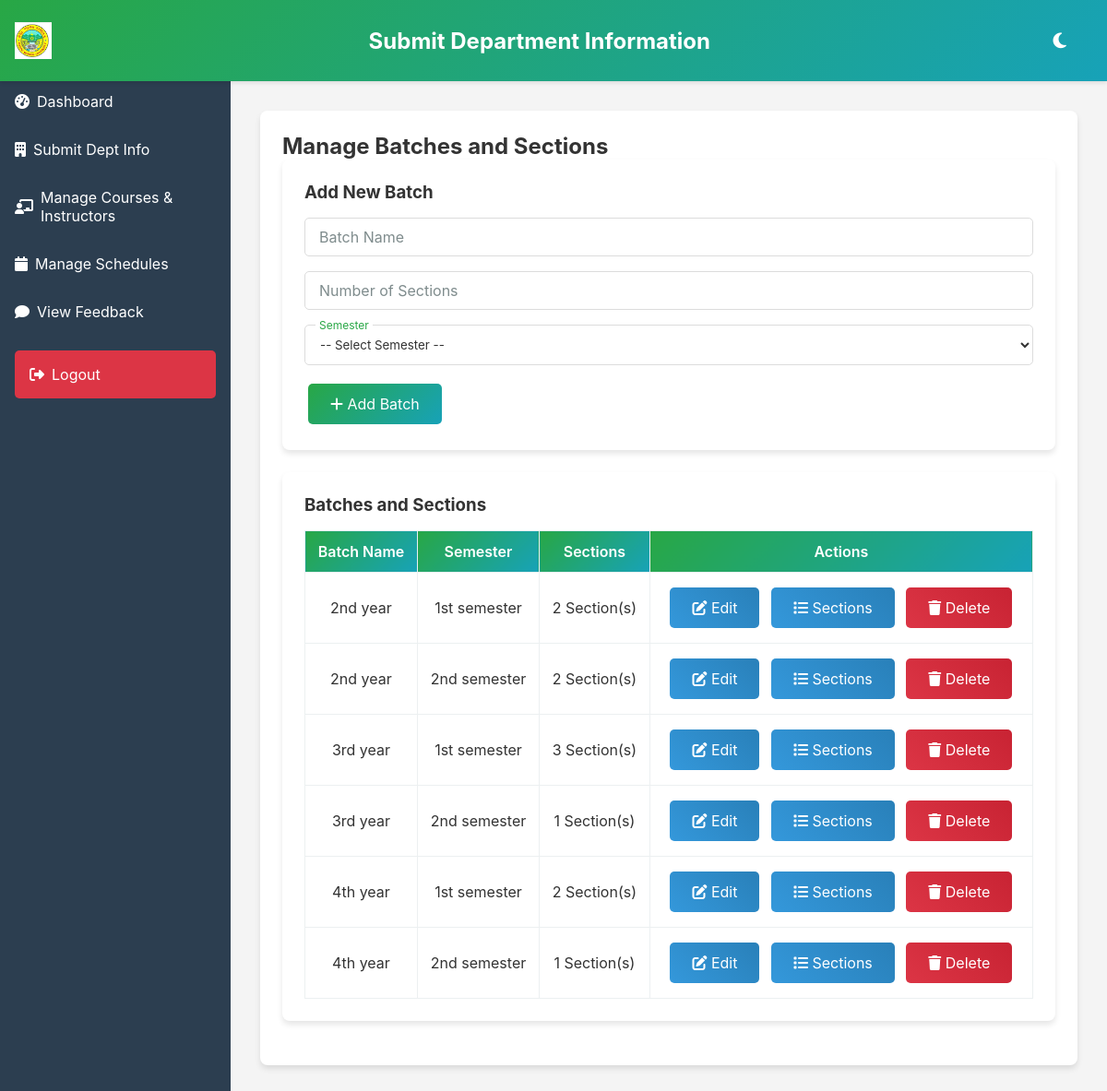
The app's page /submit_dept_info.php (signed in) with its own data.
### tables this page shows
CREATE TABLE `batches` (
  `id` int(11) NOT NULL,
  `dept_id` int(11) DEFAULT NULL,
  `batch_name` varchar(50) NOT NULL,
  `num_sections` int(11) NOT NULL,
  `academic_date_id` int(11) NOT NULL,
  `semester_id` int(11) DEFAULT NULL
);

CREATE TABLE `semesters` (
  `semester_id` int(11) NOT NULL,
  `semester_name` varchar(50) NOT NULL,
  `created_at` timestamp NOT NULL DEFAULT current_timestamp()
);

### submit_dept_info.php (the view, shortened to what this page needs)
<?php
include 'database/db_connection.php';
$user_id = $conn->real_escape_string($_SESSION["user_id"]);
$dept_query = "SELECT dept_id FROM departments WHERE head_id = '$user_id'";
$dept_result = $conn->query($dept_query);
$department = $dept_result->fetch_assoc()['dept_id'];
$batches_query = "SELECT b.*, s.semester_name
                  FROM batches b
                  LEFT JOIN semesters s ON b.semester_id = s.semester_id
                  WHERE b.dept_id='$department'
                  ORDER BY b.batch_name, s.semester_name";
$batches_result = $conn->query($batches_query);
$batches = $batches_result ? $batches_result->fetch_all(MYSQLI_ASSOC) : [];
$sections = [];
foreach ($batches as $batch) {
    $section_result = $conn->query("SELECT * FROM sections WHERE batch_id='{$batch['id']}' ORDER BY id");
    $sections[$batch['id']] = $section_result ? $section_result->fetch_all(MYSQLI_ASSOC) : [];
}
?>
<!DOCTYPE html>
<html lang="en">
<head>
    <link rel="stylesheet" href="https://cdnjs.cloudflare.com/ajax/libs/font-awesome/6.4.0/css/all.min.css">
</head>
<body>
    <header class="header">
        <img src="image/markoslogo.jpg" alt="Markos University Logo" class="logo" onerror="this.src='https://via.placeholder.com/40';">
        <h1>Submit Department Information</h1>
        <button class="theme-toggle" aria-label="Toggle theme" onclick="toggleTheme()">
            <i class="fas fa-moon"></i>
        </button>
    </header>
    <nav class="sidebar" id="sidebar">
        <a href="dept_head_dashboard.php"><i class="fas fa-tachometer-alt"></i> Dashboard</a>
        <a href="submit_dept_info.php"><i class="fas fa-building"></i> Submit Dept Info</a>
        <a href="submit_course_instructor.php"><i class="fas fa-chalkboard-teacher"></i> Manage Courses & Instructors</a>
        <a href="manage_schedule.php"><i class="fas fa-calendar"></i> Manage Schedules</a>
        <a href="manage_feedback.php"><i class="fas fa-comment"></i> View Feedback</a>
        <a href="logout.php" class="logout"><i class="fas fa-sign-out-alt"></i> Logout</a>
    </nav>
    <main class="main-content" id="main-content">
        <div class="card">
            <h2>Manage Batches and Sections</h2>
            <div class="card">
                <h3>Add New Batch</h3>
                <form method="post">
                    <div class="form-group">
                        <input type="text" name="batch_name" id="batch_name" placeholder=" " required>
                        <label for="batch_name">Batch Name</label>
                    </div>
                    <div class="form-group">
                        <input type="number" name="num_sections" id="num_sections" min="1" placeholder=" " required>
                        <label for="num_sections">Number of Sections</label>
                    </div>
                    <div class="form-group">
                        <select name="semester_id" id="semester_id" required>
                            <option value="">-- Select Semester --</option>
                        </select>
                        <label for="semester_id">Semester</label>
                    </div>
                    <button type="submit" name="submit_batch" data-tooltip="Add Batch"><i class="fas fa-plus"></i> Add Batch</button>
                </form>
            </div>
            <div class="card table-container">
                <h3>Batches and Sections</h3>
                <?php if (!empty($batches)): ?>
                    <table>
                        <thead>
                            <tr>
                                <th>Batch Name</th>
                                <th>Semester</th>
                                <th>Sections</th>
                                <th>Actions</th>
                            </tr>
                        </thead>
                        <tbody>
                            <?php foreach ($batches as $batch): ?>
                                <tr>
                                    <td><?php echo htmlspecialchars($batch['batch_name']); ?></td>
                                    <td><?php echo htmlspecialchars($batch['semester_name'] ?: 'Not Assigned'); ?></td>
                                    <td><?php echo count($sections[$batch['id']] ?? []); ?> Section(s)</td>
                                    <td>
                                        <button class="edit-btn" data-tooltip="Edit Batch" onclick="openEditModal(
                                            <?php echo $batch['id']; ?>,
                                            '<?php echo htmlspecialchars($batch['batch_name']); ?>',
                                            <?php echo $batch['num_sections']; ?>,
                                            '<?php echo $batch['semester_id'] ?: ''; ?>'
                                        )"><i class="fas fa-edit"></i> Edit</button>
                                        <button class="edit-btn" data-tooltip="Edit Sections" onclick="openSectionsModal(
                                            <?php echo $batch['id']; ?>,
                                            '<?php echo htmlspecialchars(json_encode($sections[$batch['id']] ?? [])); ?>'
                                        )"><i class="fas fa-list"></i> Sections</button>
                                        <button class="delete-btn" data-tooltip="Delete Batch" onclick="openDeleteModal(<?php echo $batch['id']; ?>)">
                                            <i class="fas fa-trash"></i> Delete
                                        </button>
                                    </td>
                                </tr>
                            <?php endforeach; ?>
                        </tbody>
                    </table>
                <?php else: ?>
                    <p>No batches added yet.</p>
                <?php endif; ?>
            </div>
        </div>
    </main>
</body>
</html>

### submit_dept_info.php (style rules this page uses)
:root { --primary: #28a745; --secondary: #17a2b8; --background: #f4f4f4; --card-bg: #ffffff; --text: #333; --sidebar-bg: #2c3e50; --gradient: linear-gradient(135deg, #28a745, #17a2b8); --error: #dc3545; --warning: #f39c12; }
* { margin: 0; padding: 0; box-sizing: border-box; font-family: 'Inter', Arial, sans-serif; }
body { background: var(--background); color: var(--text); min-height: 100vh; transition: background 0.3s, color 0.3s; }
.header { background: var(--gradient); color: white; padding: 1rem; position: sticky; top: 0; z-index: 1000; display: flex; justify-content: space-between; align-items: center; box-shadow: 0 2px 4px rgba(0, 0, 0, 0.1); }
.header img.logo { height: 40px; }
.header h1 { font-size: 1.5rem; margin: 0; }
.sidebar { width: 250px; background: var(--sidebar-bg); color: white; position: fixed; top: 0; left: 0; height: 100%; transform: translateX(0); transition: transform 0.3s; padding-top: 4rem; }
.sidebar a { display: flex; align-items: center; padding: 1rem; color: white; text-decoration: none; transition: background 0.2s; }
.sidebar a i { margin-right: 0.5rem; }
.sidebar a.logout { background: var(--error); margin: 1rem; border-radius: 5px; }
.main-content { margin-left: 250px; padding: 2rem; transition: margin-left 0.3s; }
.card { background: var(--card-bg); border-radius: 8px; box-shadow: 0 4px 6px rgba(0, 0, 0, 0.1); padding: 1.5rem; margin-bottom: 1.5rem; transition: transform 0.2s; }
.form-group { position: relative; margin: 1rem 0; }
input, select { width: 100%; padding: 0.75rem; border: 1px solid #dcdcdc; border-radius: 5px; background: var(--card-bg); color: var(--text); transition: border-color 0.3s, box-shadow 0.3s; }
label { position: absolute; top: 50%; left: 0.75rem; transform: translateY(-50%); color: #7f8c8d; transition: all 0.3s ease; pointer-events: none; background: var(--card-bg); padding: 0 0.25rem; }
input:focus + label, input:not(:placeholder-shown) + label, select:focus + label, select:not([value=""]) + label { top: 0; font-size: 0.75rem; color: var(--primary); }
button { background: var(--gradient); color: white; padding: 0.75rem 1.5rem; border: none; border-radius: 5px; cursor: pointer; font-size: 1rem; transition: transform 0.3s, box-shadow 0.3s; position: relative; margin: 0.25rem; }
.edit-btn { background: linear-gradient(45deg, #3498db, #2980b9); }
.delete-btn { background: linear-gradient(45deg, #dc3545, #c82333); }
.table-container { overflow-x: auto; }
table { width: 100%; border-collapse: collapse; margin-top: 1rem; }
th, td { padding: 0.75rem; border: 1px solid #ecf0f1; text-align: center; }
th { background: var(--gradient); color: white; font-weight: 600; }
.theme-toggle { background: none; border: none; color: white; font-size: 1.2rem; cursor: pointer; }

### records on screen
batches: batch_name "2nd year", semester.semester_name "1st semester", id "2"
batches: batch_name "2nd year", semester.semester_name "2nd semester", id "2"
batches: batch_name "3rd year", semester.semester_name "1st semester", id "3"
batches: batch_name "3rd year", semester.semester_name "2nd semester", id "1"
batches: batch_name "4th year", semester.semester_name "1st semester", id "2"
batches: batch_name "4th year", semester.semester_name "2nd semester", id "1"
